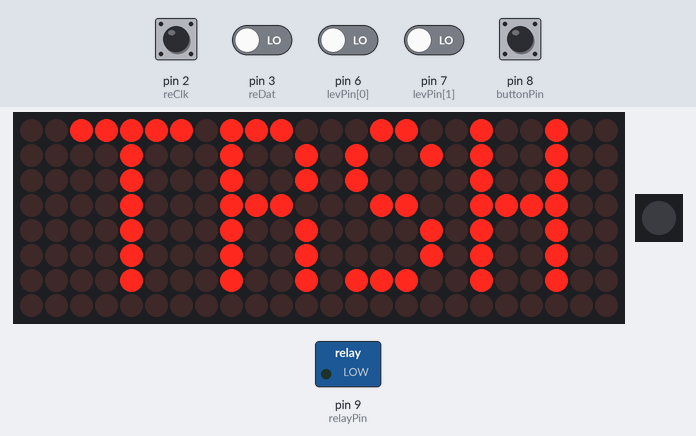
The sketch below on a simulated Arduino Nano, built with avr-gcc and run on an emulated ATmega328P. Parts: 24×8 LED matrix, 1 RGB LEDs in strip order, left to right, switched loads named in the sketch (green lamp = pin HIGH). The test bench sets the inputs (shaded band); at power-on: pin 2 (reClk), pin 8 (buttonPin) HIGH, pin 3 (reDat), pin 6 (levPin[0]), pin 7 (levPin[1]) LOW. What the sketch prints to the serial monitor is not drawn.

Above: at 1.2 s.
1.3 s: pin 6 (levPin[0]) driven HIGH
At 1.8 s:
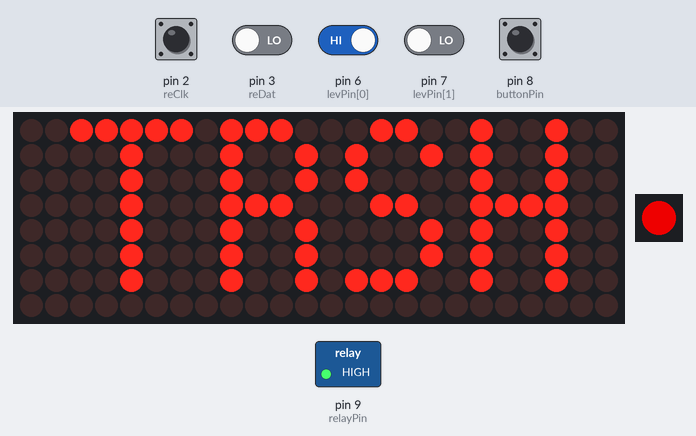
2.8 s: pin 2 (reClk) driven LOW
At 3.4 s:
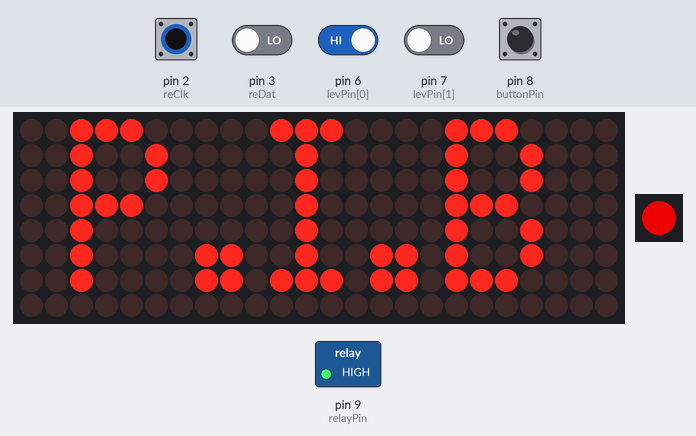
4.3 s: pin 2 (reClk) pulsed HIGH 5 times (0.12 s each, 0.3 s apart)
At 5.6 s:
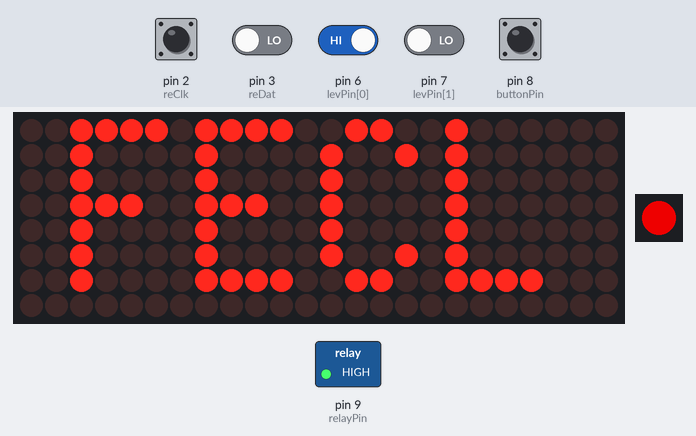
7.3 s: pin 2 (reClk) pulsed HIGH 5 times (0.12 s each, 0.3 s apart)
At 9.5 s:
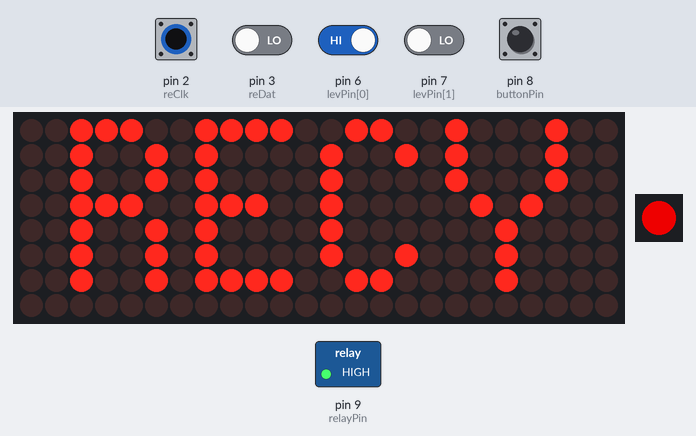
Timing chart, 0 to 11.0 s (numbered marks = the images above; inputs shaded):
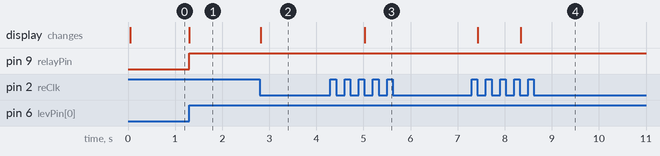

Measured:
- after the input at 1.3 s, pin 9 (relayPin): LOW → HIGH at once
- after the input at 2.8 s, the display: changes at once (image 2)
- after the input at 4.3 s, the display: changes after 0.73 s (image 3)
- after the input at 7.3 s, the display: first changes after 0.13 s (image 4 shows a later state)

The sketch:

NASA-CHAPEA-TROM.ino
```cpp
/*
 * GRATUITOUS SETS LABORATORIES
 * Dallas, TX, USA
 *
 * NASA CHAPEA TROM (Trash Recepticle On Mars)
 * Johnson Space Center, TX, USA
 * 28 July 2022
 *
 * MABOB I (1.0) architecture
 */

//============== DEFINITIONS & DECLAIRATIONS =================//

//-------------- LIBRARIES -----------------------------------//
/* Call all function libraries required by the sketch.
 */
  #include <MaxMatrix.h>
  #include <avr/pgmspace.h>
  #include <Adafruit_NeoPixel.h>  // WS2812 (NeoPixel) addressable LEDs
  #include <SoftwareSerial.h>

//-------------- SETTINGS & GLOBAL CONSTANTS -----------------//
/* Define constraits used by various functions.
 * Variables using '#define' are defined by hardware, and should be left alone.
 * Variables using 'const' can be changed to tune the puzzle.
 */
  const String myNameIs = "NASA-CHAPEA-TROM: 28 Jul 2022";    // nametag for Serial monitor setup

  #define gridsInUse 3

  #define numLEDs 1                                           // single pixel for the spaceKey
  const int bright = 255;                                     // relative brightness of the Key's neoPixel (0-255)
  const int numOfSettings = 5;
  const int clicksPerSetting = 3;

//-------------- PIN DEFINITIONS  ----------------------------//
/* Most of the I/O pins on the Arduino Nano are hard-wired to various components on the MABOB.
 * Pins not used for their standard fuction have header pins for alternate uses.
 */

  #define reClk       2
  #define reDat       3
  #define reBtn       4
  #define neoPixelPin 5
  const int levPin [2] = {6,7};
  #define buttonPin   8
  #define relayPin    9           // trigger pin for relay K1 via 1K resistor & 2N2222 or 2N7000
  #define hatchPin    10
  #define audioTxPin  11          // data pin for DF Player Mini, pin 11
  #define audioRxPin  12          // data pin for DF Player Mini, pin 10
  #define gridClk     A1
  #define gridCS      A2
  #define gridDat     A3

//-------------- CHARACTER SPECS  ----------------------------//

  String settingName[5] = {"TRASH","RECY","3DPW","P.P.B","FECL"};

PROGMEM const unsigned char CH[] = {
  3, 8, B00000000, B00000000, B00000000, B00000000, B00000000, // space
  1, 8, B01011111, B00000000, B00000000, B00000000, B00000000, // !
  3, 8, B00000011, B00000000, B00000011, B00000000, B00000000, // "
  5, 8, B00010100, B00111110, B00010100, B00111110, B00010100, // #
  4, 8, B00100100, B01101010, B00101011, B00010010, B00000000, // $
  5, 8, B01100011, B00010011, B00001000, B01100100, B01100011, // %
  5, 8, B00110110, B01001001, B01010110, B00100000, B01010000, // &
  1, 8, B00000011, B00000000, B00000000, B00000000, B00000000, // '
  3, 8, B00011100, B00100010, B01000001, B00000000, B00000000, // (
  3, 8, B01000001, B00100010, B00011100, B00000000, B00000000, // )
  5, 8, B00101000, B00011000, B00001110, B00011000, B00101000, // *
  5, 8, B00001000, B00001000, B00111110, B00001000, B00001000, // +
  2, 8, B10110000, B01110000, B00000000, B00000000, B00000000, // ,
  4, 8, B00001000, B00001000, B00001000, B00001000, B00000000, // -
  2, 8, B01100000, B01100000, B00000000, B00000000, B00000000, // .
  4, 8, B01100000, B00011000, B00000110, B00000001, B00000000, // /
  4, 8, B00111110, B01000001, B01000001, B00111110, B00000000, // 0
  3, 8, B01000010, B01111111, B01000000, B00000000, B00000000, // 1
  4, 8, B01100010, B01010001, B01001001, B01000110, B00000000, // 2
  4, 8, B00100010, B01000001, B01001001, B00110110, B00000000, // 3
  4, 8, B00011000, B00010100, B00010010, B01111111, B00000000, // 4
  4, 8, B00100111, B01000101, B01000101, B00111001, B00000000, // 5
  4, 8, B00111110, B01001001, B01001001, B00110000, B00000000, // 6
  4, 8, B01100001, B00010001, B00001001, B00000111, B00000000, // 7
  4, 8, B00110110, B01001001, B01001001, B00110110, B00000000, // 8
  4, 8, B00000110, B01001001, B01001001, B00111110, B00000000, // 9
  2, 8, B01010000, B00000000, B00000000, B00000000, B00000000, // :
  2, 8, B10000000, B01010000, B00000000, B00000000, B00000000, // ;
  3, 8, B00010000, B00101000, B01000100, B00000000, B00000000, // <
  3, 8, B00010100, B00010100, B00010100, B00000000, B00000000, // =
  3, 8, B01000100, B00101000, B00010000, B00000000, B00000000, // >
  4, 8, B00000010, B01011001, B00001001, B00000110, B00000000, // ?
  5, 8, B00111110, B01001001, B01010101, B01011101, B00001110, // @
  4, 8, B01111110, B00010001, B00010001, B01111110, B00000000, // A
  4, 8, B01111111, B01001001, B01001001, B00110110, B00000000, // B
  4, 8, B00111110, B01000001, B01000001, B00100010, B00000000, // C
  4, 8, B01111111, B01000001, B01000001, B00111110, B00000000, // D
  4, 8, B01111111, B01001001, B01001001, B01000001, B00000000, // E
  4, 8, B01111111, B00001001, B00001001, B00000001, B00000000, // F
  4, 8, B00111110, B01000001, B01001001, B01111010, B00000000, // G
  4, 8, B01111111, B00001000, B00001000, B01111111, B00000000, // H
  3, 8, B01000001, B01111111, B01000001, B00000000, B00000000, // I
  4, 8, B00110000, B01000000, B01000001, B00111111, B00000000, // J
  4, 8, B01111111, B00001000, B00010100, B01100011, B00000000, // K
  4, 8, B01111111, B01000000, B01000000, B01000000, B00000000, // L
  5, 8, B01111111, B00000010, B00001100, B00000010, B01111111, // M
  5, 8, B01111111, B00000100, B00001000, B00010000, B01111111, // N
  4, 8, B00111110, B01000001, B01000001, B00111110, B00000000, // O
  4, 8, B01111111, B00001001, B00001001, B00000110, B00000000, // P
  4, 8, B00111110, B01000001, B01000001, B10111110, B00000000, // Q
  4, 8, B01111111, B00001001, B00001001, B01110110, B00000000, // R
  4, 8, B01000110, B01001001, B01001001, B00110010, B00000000, // S
  5, 8, B00000001, B00000001, B01111111, B00000001, B00000001, // T
  4, 8, B00111111, B01000000, B01000000, B00111111, B00000000, // U
  5, 8, B00001111, B00110000, B01000000, B00110000, B00001111, // V
  5, 8, B00111111, B01000000, B00111000, B01000000, B00111111, // W
  5, 8, B01100011, B00010100, B00001000, B00010100, B01100011, // X
  5, 8, B00000111, B00001000, B01110000, B00001000, B00000111, // Y
  4, 8, B01100001, B01010001, B01001001, B01000111, B00000000, // Z
  2, 8, B01111111, B01000001, B00000000, B00000000, B00000000, // [
  4, 8, B00000001, B00000110, B00011000, B01100000, B00000000, // \ backslash
  2, 8, B01000001, B01111111, B00000000, B00000000, B00000000, // ]
  3, 8, B00000010, B00000001, B00000010, B00000000, B00000000, // hat
  4, 8, B01000000, B01000000, B01000000, B01000000, B00000000, // _
  2, 8, B00000001, B00000010, B00000000, B00000000, B00000000, // `
  4, 8, B00100000, B01010100, B01010100, B01111000, B00000000, // a
  4, 8, B01111111, B01000100, B01000100, B00111000, B00000000, // b
  4, 8, B00111000, B01000100, B01000100, B00101000, B00000000, // c
  4, 8, B00111000, B01000100, B01000100, B01111111, B00000000, // d
  4, 8, B00111000, B01010100, B01010100, B00011000, B00000000, // e
  3, 8, B00000100, B01111110, B00000101, B00000000, B00000000, // f
  4, 8, B10011000, B10100100, B10100100, B01111000, B00000000, // g
  4, 8, B01111111, B00000100, B00000100, B01111000, B00000000, // h
  3, 8, B01000100, B01111101, B01000000, B00000000, B00000000, // i
  4, 8, B01000000, B10000000, B10000100, B01111101, B00000000, // j
  4, 8, B01111111, B00010000, B00101000, B01000100, B00000000, // k
  3, 8, B01000001, B01111111, B01000000, B00000000, B00000000, // l
  5, 8, B01111100, B00000100, B01111100, B00000100, B01111000, // m
  4, 8, B01111100, B00000100, B00000100, B01111000, B00000000, // n
  4, 8, B00111000, B01000100, B01000100, B00111000, B00000000, // o
  4, 8, B11111100, B00100100, B00100100, B00011000, B00000000, // p
  4, 8, B00011000, B00100100, B00100100, B11111100, B00000000, // q
  4, 8, B01111100, B00001000, B00000100, B00000100, B00000000, // r
  4, 8, B01001000, B01010100, B01010100, B00100100, B00000000, // s
  3, 8, B00000100, B00111111, B01000100, B00000000, B00000000, // t
  4, 8, B00111100, B01000000, B01000000, B01111100, B00000000, // u
  5, 8, B00011100, B00100000, B01000000, B00100000, B00011100, // v
  5, 8, B00111100, B01000000, B00111100, B01000000, B00111100, // w
  5, 8, B01000100, B00101000, B00010000, B00101000, B01000100, // x
  4, 8, B10011100, B10100000, B10100000, B01111100, B00000000, // y
  3, 8, B01100100, B01010100, B01001100, B00000000, B00000000, // z
  3, 8, B00001000, B00110110, B01000001, B00000000, B00000000, // {
  1, 8, B01111111, B00000000, B00000000, B00000000, B00000000, // |
  3, 8, B01000001, B00110110, B00001000, B00000000, B00000000, // }
  4, 8, B00001000, B00000100, B00001000, B00000100, B00000000, // ~
};

//-------------- HARDWARE PARAMETERS -------------------------//

  MaxMatrix grid(gridDat,gridCS,gridClk,gridsInUse);

  Adafruit_NeoPixel statusLED = Adafruit_NeoPixel(
    numLEDs, neoPixelPin, NEO_GRB + NEO_KHZ800
    );                                                        // neoPixel object name, # of pixels, signal pin, type
  SoftwareSerial mp3Serial(audioRxPin, audioTxPin);           // RX, TX on Arduino side

//-------------- GLOBAL VARIABLES ----------------------------//
/* Decrlare variables used by various functions.
 */
  byte tromStatus;
  bool somethingNew;
  byte dialStt = 128;
  byte dialOld;
  byte setting;
  bool btnStt;
  bool btnOld;
  bool levStt[2];
  bool levOld[2];

  byte buffer[10];

//============================================================//
//============== SETUP =======================================//
//============================================================//

void setup() {

//-------------- SERIAL MONITOR ------------------------------//

  Serial.begin(19200);                                        // !! Serial monitor must be set to 19200 baud to read feedback !!
  Serial.println();
  Serial.println("Setup initialized.");
  Serial.println(myNameIs);

//-------------- PINMODES ------------------------------------//

  pinMode (reClk,INPUT);
  pinMode (reDat,INPUT);
  pinMode (reBtn,INPUT);
  for (int x=0; x<2; x++) pinMode (levPin[x],INPUT);
  pinMode (buttonPin,INPUT_PULLUP);
  pinMode (hatchPin,INPUT_PULLUP);
  pinMode (relayPin,OUTPUT);
  pinMode (audioRxPin, INPUT);
  pinMode (audioTxPin, OUTPUT);

//-------------- HARDWARE SETUP -------------------------------//

  attachInterrupt(digitalPinToInterrupt(reClk), readDial, FALLING);

  grid.init();
  grid.setIntensity(6);

  statusLED.begin();
  statusLED.setBrightness(bright);
  statusLED.show();

  mp3Serial.begin(9600);
  sendAudioCommand(0x0D,0);         // start mp3
  sendAudioCommand(0x06,30);        // set volume to max
  sendAudioCommand(0x07,0);         // set EQ to normal

//-------------- A/V FEEDBACK --------------------------------//

  Serial.println("Setup complete.");
  Serial.println();

}

//============================================================//
//============== LOOP ========================================//
//============================================================//

void loop() {

//-------------- UPDATE VARIABLES ----------------------------//

  btnStt = false;
  if (!digitalRead(buttonPin)) btnStt = true;

  for (int lev=0; lev<2; lev++){
    levStt[lev] = digitalRead(levPin[lev]);
  }

  if (dialStt != dialOld) somethingNew = true;
  if (btnStt && !btnOld) somethingNew = true;

//----------------

  switch (tromStatus){

    case 0:                           // sleep mode

      grid.clear();
      statusLED.setPixelColor(0,0);
      statusLED.show();

      if (somethingNew){
        tromStatus++;
      }
      break;

    case 1:                           // ready/select mode

      settingReadout();

      if (digitalRead(levPin[0])){
        digitalWrite(relayPin,HIGH);
        statusLED.setPixelColor(0,200,0,0);
        statusLED.show();
      }
      else if (digitalRead(levPin[1]) && digitalRead(hatchPin) == 0){
        digitalWrite(relayPin,LOW);
        statusLED.setPixelColor(0,0,200,0);
        statusLED.show();

        btnStt = false;
        if (!digitalRead(buttonPin)) btnStt = true;
        int holdTime = 0;
        while(btnStt){
          holdTime++;
          delay(100);
          if (holdTime >= 25){
            tromStatus++;
            break;
          }
        }
      }
      break;

    case 2:
      //
      break;

  }

//-


//-
  dbts();
  cycleReset();

}
```

01_readDial.ino
```cpp
void readDial(){
  bool reData = digitalRead(reDat);
  if (reData) dialStt--;
  else dialStt++;

  setting = (dialStt/clicksPerSetting) % numOfSettings;

}
```

02_gridFuncs.ino
```cpp
void printText(char* s, int startCol){
  int column = startCol;
  while (*s != 0){
    printChar(*s,column);
    s++;
    column += buffer[0]+1;
  }
}

void printChar(char c,int column){
  if (c<32) return;
  c-=32;
  memcpy_P(buffer, CH + 7 * c, 7);
  grid.writeSprite(column, 0, buffer);
  grid.setColumn(column + buffer[0], 0);

}

void settingReadout(){
  if      (setting == 0) printText("TRSH",2);
  else if (setting == 1) printText("RECY",2);
  else if (setting == 2) printText("3DPW",2);
  else if (setting == 3) printText("P.I.B",2);
  else if (setting == 4) printText("FECL",2);
}
```

22_mp3Funcs.ino
```cpp
/*
 * These functions interface with the DF Mini MP3 Player
 */

//-------------- PLAY TRACK BY NUMBER ------------------------//
/*
 * This is the only function you need to call for basic use of the onboard MP3 player.
 * Regardless of what the plater is currently doing,
 * this function will begin the track called in the trackNum parameter.
 * MP3 files should be on the MicroSD card's root directory,
 * and named as a 4-digit number (0001-9999).
 */
void playTrack(word trackNum){
  sendAudioCommand(0x03,trackNum);
}

//-------------- SEND AUDIO COMMAND --------------------------//

void sendAudioCommand(byte command, word parameter){
/*
 * The following byte values come from DF Robot
 */
  byte startByte     = 0x7E;
  byte versionByte   = 0xFF;
  byte commandLength = 0x06;
  byte acknowledge   = 0x00;
  byte endByte       = 0xEF;

  word checksum = -(
    versionByte +
    commandLength +
    command +
    acknowledge +
    highByte(parameter) +
    lowByte(parameter));

  byte commandLine[10] = {
    startByte,
    versionByte,
    commandLength,
    command,
    acknowledge,
    highByte(parameter),
    lowByte(parameter),
    highByte(checksum),
    lowByte(checksum),
    endByte
    };

  for (byte clb=0; clb<10; clb++){
    mp3Serial.write(commandLine[clb]);
  }

}
```

90_DBTS.ino
```cpp
void dbts(){

  if (somethingNew){
    Serial.println(setting);
  }

}
```

99_cycleRST.ino
```cpp
void cycleReset(){
  dialOld = dialStt;
  btnOld = btnStt;
  somethingNew = false;
}
```
